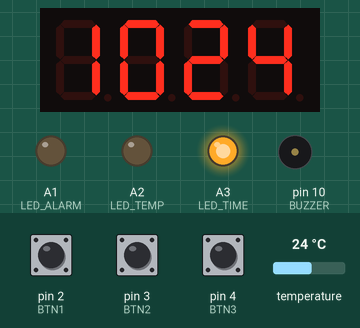
Recording of a program running on a simulated Arduino Uno, built with avr-gcc and run on an emulated ATmega328P. Shown: 4-digit seven-segment display, output pins drawn as LEDs (lit = HIGH), buzzer (waves = sounding). Dashed ring = blinking. The inputs (shaded band) are chosen by the test bench; at power-on: pin 2 (BTN1) HIGH, pin 3 (BTN2) HIGH, pin 4 (BTN3) HIGH, temperature 24 °C. The local clock reads 2024-03-15 10:24:30 at power-on unless the program sets it.

Above: at 1.3 s.
1.4 s: pin 2 (BTN1) pulled LOW for 0.15 s
At 3.2 s:
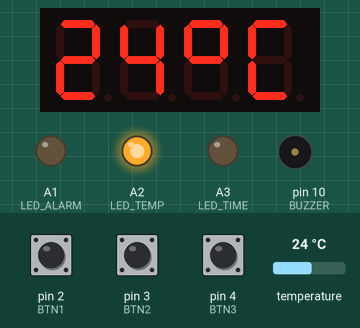
3.7 s: pin 3 (BTN2) pulled LOW for 1 s
At 5.13 s:
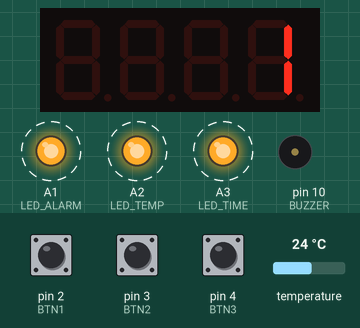
6.2 s: pin 4 (BTN3) pulled LOW for 0.15 s
At 8.25 s:
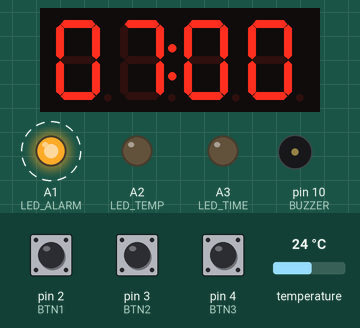
8.7 s: pin 2 (BTN1) pulled LOW for 1 s
At 10.26 s:
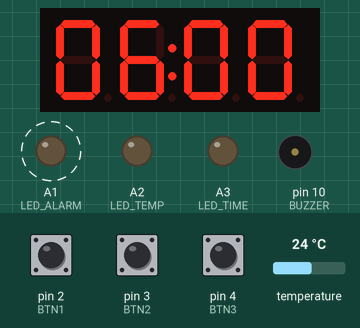
11.2 s: pin 3 (BTN2) pulled LOW for 0.15 s
At 11.82 s:
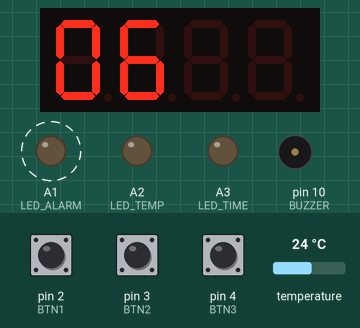
13.0 s: pin 4 (BTN3) pulled LOW for 1 s
At 24.7 s:
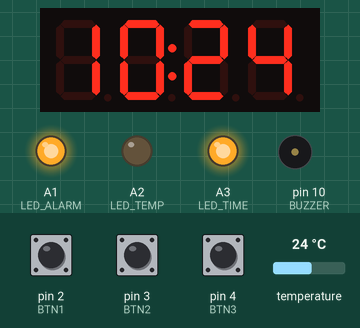
Timing chart, 0 to 25.5 s (numbered marks = the images above; inputs shaded):
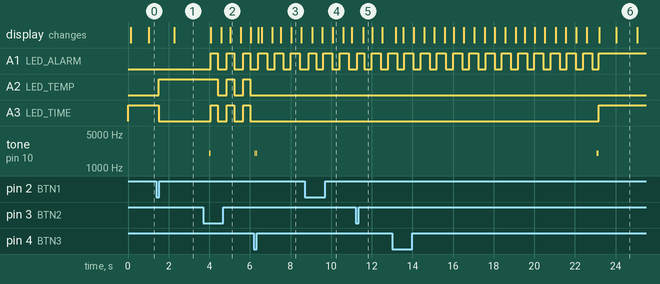

Measured:
- after the input at 1.4 s, A2 (LED_TEMP): LOW → HIGH after 0.10 s; A3 (LED_TIME): HIGH → LOW after 0.10 s; the display: changes after 0.89 s (image 1)
- after the input at 3.7 s, A1 (LED_ALARM), A3 (LED_TIME): alternates HIGH for 0.36 s and LOW for 0.44 s, starting after 0.36 s; A2 (LED_TEMP): alternates HIGH for 0.36 s and LOW for 0.44 s, starting after 0.73 s; tone on pin 10 (BUZZER): silent → 2000 Hz after 0.31 s, → silent 0.05 s later; the display: changes after 0.36 s (image 2)
- after the input at 6.2 s, A2 (LED_TEMP), A3 (LED_TIME): stops changing and stays LOW; tone on pin 10 (BUZZER): alternates 2000 Hz for 0.05 s and silent for 0.01 s, 4 changes in all, then stays silent, starting at once; the display: changes after 0.22 s (image 3)
- after the input at 8.7 s, the display: changes after 0.36 s (image 4)
- after the input at 11.2 s, the display: changes after 0.39 s (image 5)
- after the input at 13.0 s, A3 (LED_TIME): LOW → HIGH after 10.2 s instead of 8.4 s
- what the display in image 2 shows lasts 0.5 s, from 5.0 s to 5.5 s

The program:

main.cpp
```cpp
#include <Arduino.h>
#include <Wire.h>
#include <RTClib.h>
#include <TM1637Display.h>
#include <OneWire.h>
#include <DallasTemperature.h>


#define CLK 7
#define DIO 6
#define BTN1 2
#define BTN2 3
#define BTN3 4
#define BUZZER 10
#define LED_TIME A3
#define LED_TEMP A2
#define LED_ALARM A1
#define TEMP_PIN 9


RTC_DS1307 rtc;
TM1637Display display(CLK, DIO);
OneWire oneWire(TEMP_PIN);
DallasTemperature sensors(&oneWire);


enum Mode { TIME, TEMPERATURE, MENU, SET_ALARM, SET_TIME };
Mode currentMode = TIME;

int alarmH = 7, alarmM = 0;
int tempH = 0, tempM = 0;
int menuSelection = 1;
bool alarmEnabled = false;
bool alarmRinging = false;
bool editingHour = true;

bool lastBtn1 = HIGH;
bool lastBtn2 = HIGH;
bool lastBtn3 = HIGH;

unsigned long lastActivityTime = 0;
unsigned long alarmStartTime = 0;

void setup()
{
  pinMode(BTN1, INPUT_PULLUP);
  pinMode(BTN2, INPUT_PULLUP);
  pinMode(BTN3, INPUT_PULLUP);
  pinMode(LED_TIME, OUTPUT);
  pinMode(LED_TEMP, OUTPUT);
  pinMode(LED_ALARM, OUTPUT);
  pinMode(BUZZER, OUTPUT);

  digitalWrite(LED_TIME, HIGH);
  digitalWrite(LED_TEMP, LOW);
  digitalWrite(LED_ALARM, LOW);

  display.setBrightness(0x0f);
  sensors.begin();

  if (!rtc.begin())
  {
    display.showNumberDec(8888, false);
    while (1);
  }

  if (!rtc.isrunning())
  {
    rtc.adjust(DateTime(F(__DATE__), F(__TIME__)));
  }

  delay(100);
  lastBtn1 = digitalRead(BTN1);
  lastBtn2 = digitalRead(BTN2);
  lastBtn3 = digitalRead(BTN3);
}

void beepConfirm()
{
  tone(BUZZER, 2000, 50);
  delay(60);
  tone(BUZZER, 2000, 50);
  delay(60);
}

void handleButtons()
{
  bool btn1 = digitalRead(BTN1);
  bool btn2 = digitalRead(BTN2);
  bool btn3 = digitalRead(BTN3);

  if (alarmRinging && lastBtn3 == HIGH && btn3 == LOW)
  {
    alarmRinging = false;
    noTone(BUZZER);
    lastBtn3 = btn3;
    return;
  }


  if (lastBtn1 == HIGH && btn1 == LOW)
  {
    if (currentMode == SET_ALARM || currentMode == SET_TIME)
    {
      if (currentMode == SET_ALARM)
      {
        if (editingHour)
          alarmH = (alarmH - 1 + 24) % 24;
        else
          alarmM = (alarmM - 1 + 60) % 60;
      }
      else
      {
        if (editingHour)
          tempH = (tempH - 1 + 24) % 24;
        else
          tempM = (tempM - 1 + 60) % 60;
      }
      lastActivityTime = millis();
      delay(150);
    }
    else if (currentMode == TIME || currentMode == TEMPERATURE)
    {
      currentMode = (currentMode == TIME) ? TEMPERATURE : TIME;
      delay(50);
    }
  }

  if (lastBtn2 == HIGH && btn2 == LOW)
  {
    if (currentMode == MENU)
    {
      menuSelection = (menuSelection == 1) ? 2 : 1;
      tone(BUZZER, 1500, 30);
      delay(100);
    }
    else if (currentMode == SET_ALARM || currentMode == SET_TIME)
    {
      editingHour = !editingHour;
      lastActivityTime = millis();
      delay(50);
    }
    else if (currentMode == TIME || currentMode == TEMPERATURE)
    {
      currentMode = MENU;
      menuSelection = 1;
      lastActivityTime = millis();
      tone(BUZZER, 2000, 50);
      delay(50);
    }
  }


  if (lastBtn3 == HIGH && btn3 == LOW)
  {
    if (currentMode == MENU)
    {
      if (menuSelection == 1)
      {
        currentMode = SET_ALARM;
      }
      else
      {
        DateTime now = rtc.now();
        tempH = now.hour();
        tempM = now.minute();
        currentMode = SET_TIME;
      }
      editingHour = true;
      lastActivityTime = millis();
      beepConfirm();
      delay(50);
    }
    else if (currentMode == SET_ALARM || currentMode == SET_TIME)
    {
      if (currentMode == SET_ALARM)
      {
        if (editingHour)
          alarmH = (alarmH + 1) % 24;
        else
          alarmM = (alarmM + 1) % 60;
      }
      else
      {
        if (editingHour)
          tempH = (tempH + 1) % 24;
        else
          tempM = (tempM + 1) % 60;
      }
      lastActivityTime = millis();
      delay(150);
    }
    else
    {
      alarmEnabled = !alarmEnabled;
      tone(BUZZER, alarmEnabled ? 2500 : 1500, 100);
      delay(50);
    }
  }

  lastBtn1 = btn1;
  lastBtn2 = btn2;
  lastBtn3 = btn3;
}

void showTimeValue(int h, int m)
{
  bool blink = (millis() / 500) % 2 == 0;
  int val = (h * 100) + m;

  if (blink)
  {
    display.showNumberDecEx(val, 0b01000000, true);
  }
  else
  {
    uint8_t data[4];
    if (editingHour)
    {
      data[0] = 0x00;
      data[1] = 0x00;
      data[2] = display.encodeDigit(m / 10);
      data[3] = display.encodeDigit(m % 10);
    }
    else
    {
      data[0] = display.encodeDigit(h / 10);
      data[1] = display.encodeDigit(h % 10);
      data[2] = 0x00;
      data[3] = 0x00;
    }
    display.setSegments(data);
  }
}

void checkAlarm()
{
  DateTime now = rtc.now();

  if (alarmEnabled && !alarmRinging &&
      now.hour() == alarmH && now.minute() == alarmM && now.second() == 0)
  {
    alarmRinging = true;
    alarmStartTime = millis();
  }

  if (alarmRinging)
  {
    if ((millis() / 300) % 2 == 0)
      tone(BUZZER, 1000);
    else
      noTone(BUZZER);
  }
}

void updateLEDs()
{
  bool ledBlink = (millis() / 400) % 2 == 0;

  if (currentMode == MENU)
  {
    digitalWrite(LED_TIME, ledBlink);
    digitalWrite(LED_TEMP, ledBlink);
    digitalWrite(LED_ALARM, ledBlink);
  }
  else if (currentMode == SET_ALARM)
  {
    digitalWrite(LED_TIME, LOW);
    digitalWrite(LED_TEMP, LOW);
    digitalWrite(LED_ALARM, ledBlink);
  }
  else if (currentMode == SET_TIME)
  {
    digitalWrite(LED_TIME, ledBlink);
    digitalWrite(LED_TEMP, LOW);
    digitalWrite(LED_ALARM, LOW);
  }
  else
  {
    digitalWrite(LED_TIME, currentMode == TIME);
    digitalWrite(LED_TEMP, currentMode == TEMPERATURE);
    digitalWrite(LED_ALARM, alarmEnabled);
  }
}

void loop()
{
  handleButtons();
  checkAlarm();

  if (currentMode == MENU && millis() - lastActivityTime > 5000)
    currentMode = TIME;

  if (currentMode == SET_ALARM && millis() - lastActivityTime > 10000)
  {
    currentMode = TIME;
    alarmEnabled = true;
    beepConfirm();
  }

  if (currentMode == SET_TIME && millis() - lastActivityTime > 10000)
  {
    rtc.adjust(DateTime(2025, 1, 1, tempH, tempM, 0));
    currentMode = TIME;
    beepConfirm();
  }

  updateLEDs();

  if (currentMode == TIME)
  {
    DateTime now = rtc.now();
    int val = (now.hour() * 100) + now.minute();
    uint8_t colon = (now.second() % 2 == 0) ? 0b01000000 : 0b00000000;
    display.showNumberDecEx(val, colon, true);
  }
  else if (currentMode == TEMPERATURE)
  {
    sensors.requestTemperatures();
    int temp = (int)sensors.getTempCByIndex(0);
    uint8_t data[4];

    if (temp >= 10 || temp <= -10)
      data[0] = display.encodeDigit(abs(temp) / 10);
    else if (temp < 0)
      data[0] = 0x40;
    else
      data[0] = 0x00;

    data[1] = display.encodeDigit(abs(temp) % 10);
    data[2] = 0x63;
    data[3] = 0x39;
    display.setSegments(data);
  }
  else if (currentMode == MENU)
  {
    if ((millis() / 500) % 2 == 0)
      display.showNumberDec(menuSelection, false);
    else
      display.clear();
  }
  else if (currentMode == SET_ALARM)
  {
    showTimeValue(alarmH, alarmM);
  }
  else if (currentMode == SET_TIME)
  {
    showTimeValue(tempH, tempM);
  }

  delay(50);
}
```
